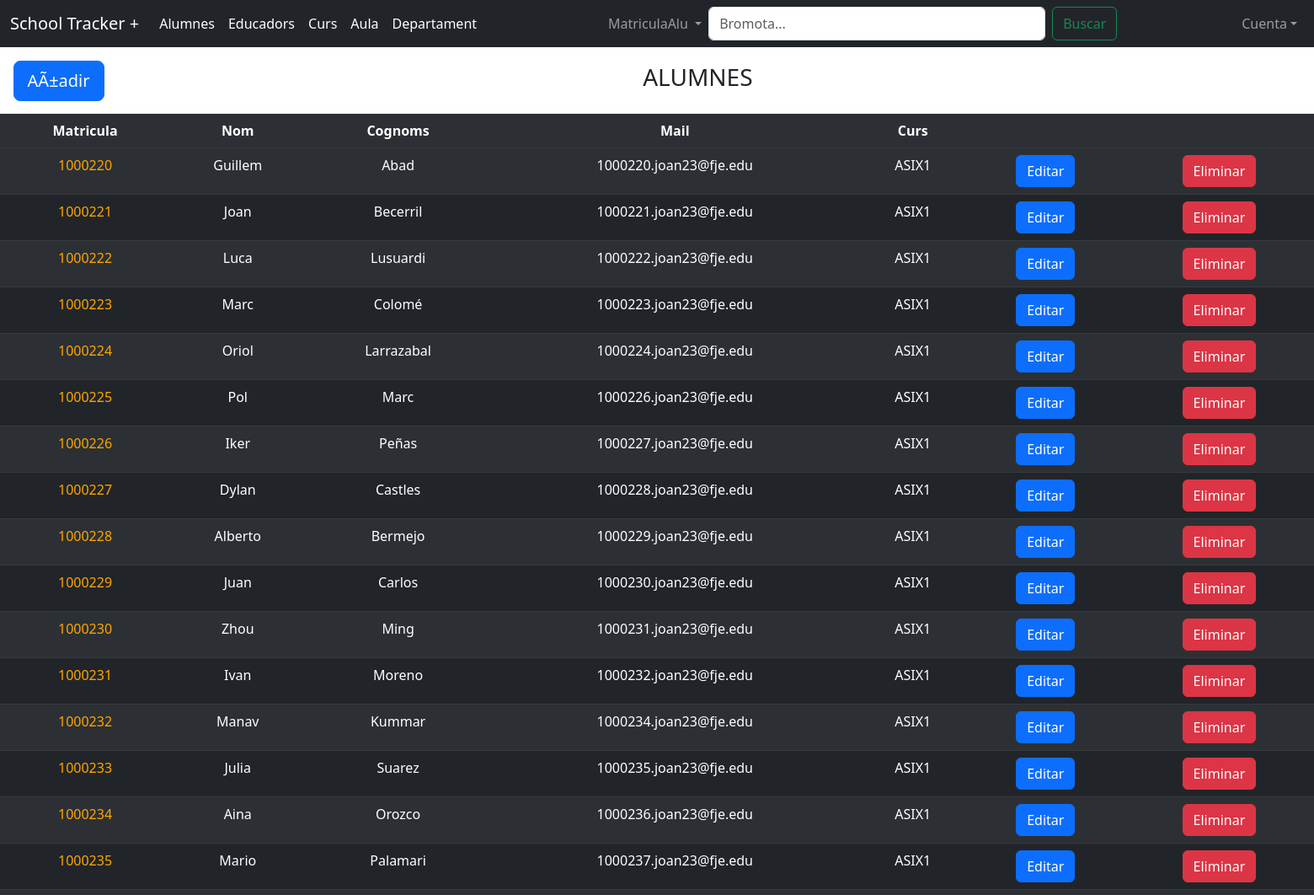
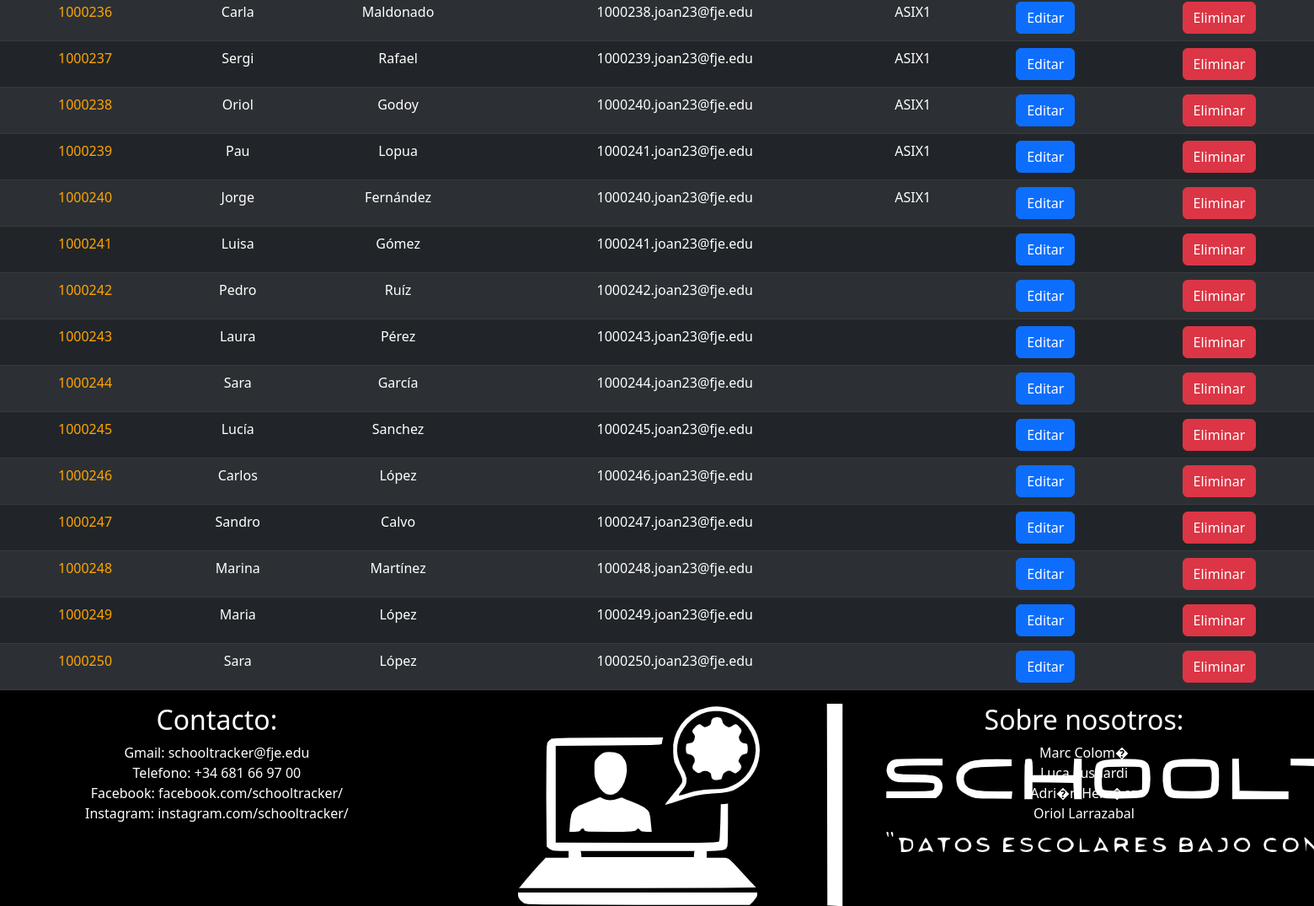
/ (signed in), run on the app's committed database (2 pictures, top to bottom).
### tables this page shows
CREATE TABLE `alumne` (
  `MatriculaAlu` INT(11) NOT NULL PRIMARY KEY AUTO_INCREMENT,
  `NomAlu` VARCHAR(25) NULL,
  `CognomsAlu` VARCHAR(45) NULL,
  `ImatgeAlu` VARCHAR(100) NULL,
  `TelfAlu` VARCHAR(9) NULL,
  `DireccioAlu` VARCHAR(100) NULL,
  `CPAlu` VARCHAR(8) NULL,
  `PwdAlu` VARCHAR(20) NULL,
  `GenereAlu` VARCHAR(1) NULL,
  `NomTutor1Alu` VARCHAR(45) NULL,
  `NomTutor2Alu` VARCHAR(45) NULL,
  `CognomTutor1Alu` VARCHAR(45) NULL,
  `CognomTutor2Alu` VARCHAR(45) NULL,
  `TelfTutor1Alu` VARCHAR(9) NULL,
  `TelfTutor2Alu` VARCHAR(9) NULL,
  `MailAlu` VARCHAR(45) NULL
);

### alumne/alumne.php (the view, shortened to what this page needs)
<table class="TablaAlu table table-dark table-striped table-hover">
    <div style="display: flex; align-items: center;width:100%; text-align:center">
        <a style="margin-right: 1vw;margin: 1vw" href="./alumne/formAltaAlu.php" class="btn btn-primary btn-lg">AÃ±adir</a><h3 style="text-align: center;margin-left: 40vw">ALUMNES</h3>
    </div>
    <thead">
        <tr>
        <th>Matricula</th>
        <th>Nom</th>
        <th>Cognoms</th>
        <th>Mail</th>
        <th>Curs</th>
        <th></th>
        <th></th>
        </tr>
    <tbody>
        <?php
        $query = "SELECT DISTINCT alumne.*, curs.NomCurs AS NomCurs FROM alumne
        LEFT JOIN nota ON nota.MatriculaAluNota = alumne.MatriculaAlu
        LEFT JOIN curs ON curs.IdCurs = nota.IdCursNota
        WHERE {$_GET['filtro']} LIKE ?";
        $stmt = $mysqli->prepare($query);
        $bromota = '%' . $_POST['bromota'] . '%';
        $stmt->bind_param("s", $bromota);
        $stmt->execute();
        $resultado = $stmt->get_result();
        if ($resultado->num_rows > 0) {
        while($row = $resultado->fetch_array()) {
            $fila = "<td><a style='color:orange; text-decoration:none' href='./alumne/personalAlu.php?id=" . $row["MatriculaAlu"] . "'>" . $row["MatriculaAlu"] . "</td></a>";
            $fila=$fila."<td>" . $row["NomAlu"] . "</td>";
            $fila=$fila."<td>" . $row["CognomsAlu"] . "</td>";
            $fila=$fila."<td>" . $row["MailAlu"] . "</td>";
            $fila=$fila."<td>" . $row["NomCurs"] . "</td>";
            $fila=$fila."<td><a href='./alumne/formEditaAlu.php?id=".$row["MatriculaAlu"]."' class='btn btn-primary btn-md'>Editar</a></td>";
            $fila=$fila."<td><a href='./alumne/eliminarAlu.php?Id=".$row["MatriculaAlu"]."' class='btn btn-danger btn-'>Eliminar</a></td></tr>";
            echo $fila;
            }
        }
        ?>
    </tbody>
</table>

### header.php (shortened to what this page needs)
<!DOCTYPE html>
<html lang="en">
<head>
    <link href="https://cdn.jsdelivr.net/npm/bootstrap@5.3.0-alpha2/dist/css/bootstrap.min.css" rel="stylesheet">
</head>
<body>

### navbar.php (shortened to what this page needs)
<nav class="navbar navbar-dark navbar-expand-lg sticky-top bg-dark">
    <div class="container-fluid">
        <a class="navbar-brand" href="#">School Tracker +</a>
        <div class="collapse navbar-collapse" id="navbarScroll">
            <ul class="navbar-nav me-auto my-2 my-lg-0 navbar-nav-scroll" style="--bs-scroll-height: 100px;">
                <li class="nav-item">
                    <a class="nav-link active" aria-current="page" href="?tabla=alumne">Alumnes</a>
                </li>
                <li class="nav-item">
                    <a class="nav-link active" aria-current="page" href="?tabla=educador">Educadors</a>
                </li>
                <li class="nav-item">
                    <a class="nav-link active" aria-current="page" href="?tabla=curs">Curs</a>
                </li>
                <li class="nav-item">
                    <a class="nav-link active" aria-current="page" href="?tabla=aula">Aula</a>
                </li>
                <li class="nav-item">
                    <a class="nav-link active" aria-current="page" href="?tabla=departament">Departament</a>
                </li>
            </ul>
            <form class="d-flex justify-content-center navbar-dark" role="search" method="POST">
                <ul class="navbar-nav me-auto my-2 my-lg-0 navbar-nav-scroll" style="--bs-scroll-height: 100px;">
                    <li class="nav-item dropdown">
                        <a class="nav-link dropdown-toggle" href="#" role="button" data-bs-toggle="dropdown" aria-expanded="false">
                            <?php
                            if (isset($_GET['filtro'])) {
                                echo $_GET['filtro'];
                            } else {
                                echo "Filtro";
                            }
                            ?>
                        </a>
                    </li>
                </ul>
                <input class="form-control me-2" type="search" placeholder="Bromota..." aria-label="Search" name="bromota" value="<?php echo isset($_POST['bromota']) ? $_POST['bromota'] : ''; ?>">
                <button class="btn btn-outline-success" type="submit">Buscar</button>
            </form>
            <ul class="navbar-nav ms-auto justify-content-end">
                <li class="nav-item dropdown">
                    <a class="nav-link dropdown-toggle" href="#" role="button" data-bs-toggle="dropdown" aria-expanded="false">Cuenta</a>
                </li>
            </ul>
        </div>
    </div>
</nav>

### index.php (shortened to what this page needs)
<?php
include_once "header.php";
include_once "conexion.php";
include_once "navbar.php";
if ($_GET['tabla'] == 'alumne') {
    include_once "alumne/alumne.php";
}
include_once "footer.php";
?>
</body>
</html>

### footer.php (shortened to what this page needs)
<footer style="background-color:black; color:white" class="text-align-center; display: flex">
    <div style="display:flex">
<div class="column">
<h2>Contacto:</h2>
    <ul>
    <li>Gmail: schooltracker@fje.edu</li>
    <li>Telefono: +34 681 66 97 00</li>
    <li>Facebook: facebook.com/schooltracker/</li>
    <li>Instagram: instagram.com/schooltracker/</li>
    </ul>
</div>
<div class="column">
    <img src="img/logo.png"/>
</div>
<div class="column">
<h2>Sobre nosotros:</h2>
    <ul>
    <li>Marc Colom�</li>
    <li>Luca Lusuardi</li>
    <li>Adri�n Herr�ez</li>
    <li>Oriol Larrazabal</li>
    </ul>
</div>
    </div>
</footer>

### header.php (style rules this page uses)
.table { text-align: center; margin-bottom: 0; }

### alumne/alumne.php (style rules this page uses)
footer { bottom:0; width:100% }
.form-control { width:50vh }

### footer.php (style rules this page uses)
.column { width:33%; text-align:center; }
ul { list-style:none; padding:0; margin-bottom:1vw; }
h2 { margin-top:1vw }
img { margin-top:1vw }

### data on the page
alumne: MatriculaAlu "1000220", NomAlu "Guillem", CognomsAlu "Abad", MailAlu "1000220.joan23@fje.edu", NomCurs "ASIX1"
alumne: MatriculaAlu "1000221", NomAlu "Joan", CognomsAlu "Becerril", MailAlu "1000221.joan23@fje.edu", NomCurs "ASIX1"
alumne: MatriculaAlu "1000222", NomAlu "Luca", CognomsAlu "Lusuardi", MailAlu "1000222.joan23@fje.edu", NomCurs "ASIX1"
alumne: MatriculaAlu "1000223", NomAlu "Marc", CognomsAlu "Colomé", MailAlu "1000223.joan23@fje.edu", NomCurs "ASIX1"
alumne: MatriculaAlu "1000224", NomAlu "Oriol", CognomsAlu "Larrazabal", MailAlu "1000224.joan23@fje.edu", NomCurs "ASIX1"
alumne: MatriculaAlu "1000225", NomAlu "Pol", CognomsAlu "Marc", MailAlu "1000226.joan23@fje.edu", NomCurs "ASIX1"
alumne: MatriculaAlu "1000226", NomAlu "Iker", CognomsAlu "Peñas", MailAlu "1000227.joan23@fje.edu", NomCurs "ASIX1"
alumne: MatriculaAlu "1000227", NomAlu "Dylan", CognomsAlu "Castles", MailAlu "1000228.joan23@fje.edu", NomCurs "ASIX1"
alumne: MatriculaAlu "1000228", NomAlu "Alberto", CognomsAlu "Bermejo", MailAlu "1000229.joan23@fje.edu", NomCurs "ASIX1"
alumne: MatriculaAlu "1000229", NomAlu "Juan", CognomsAlu "Carlos", MailAlu "1000230.joan23@fje.edu", NomCurs "ASIX1"
alumne: MatriculaAlu "1000230", NomAlu "Zhou", CognomsAlu "Ming", MailAlu "1000231.joan23@fje.edu", NomCurs "ASIX1"
alumne: MatriculaAlu "1000231", NomAlu "Ivan", CognomsAlu "Moreno", MailAlu "1000232.joan23@fje.edu", NomCurs "ASIX1"
alumne: MatriculaAlu "1000232", NomAlu "Manav", CognomsAlu "Kummar", MailAlu "1000234.joan23@fje.edu", NomCurs "ASIX1"
alumne: MatriculaAlu "1000233", NomAlu "Julia", CognomsAlu "Suarez", MailAlu "1000235.joan23@fje.edu", NomCurs "ASIX1"
alumne: MatriculaAlu "1000234", NomAlu "Aina", CognomsAlu "Orozco", MailAlu "1000236.joan23@fje.edu", NomCurs "ASIX1"
alumne: MatriculaAlu "1000235", NomAlu "Mario", CognomsAlu "Palamari", MailAlu "1000237.joan23@fje.edu", NomCurs "ASIX1"
alumne: MatriculaAlu "1000236", NomAlu "Carla", CognomsAlu "Maldonado", MailAlu "1000238.joan23@fje.edu", NomCurs "ASIX1"
alumne: MatriculaAlu "1000237", NomAlu "Sergi", CognomsAlu "Rafael", MailAlu "1000239.joan23@fje.edu", NomCurs "ASIX1"
alumne: MatriculaAlu "1000238", NomAlu "Oriol", CognomsAlu "Godoy", MailAlu "1000240.joan23@fje.edu", NomCurs "ASIX1"
alumne: MatriculaAlu "1000239", NomAlu "Pau", CognomsAlu "Lopua", MailAlu "1000241.joan23@fje.edu", NomCurs "ASIX1"
alumne: MatriculaAlu "1000240", NomAlu "Jorge", CognomsAlu "Fernández", MailAlu "1000240.joan23@fje.edu", NomCurs "ASIX1"
alumne: MatriculaAlu "1000241", NomAlu "Luisa", CognomsAlu "Gómez", MailAlu "1000241.joan23@fje.edu"
alumne: MatriculaAlu "1000242", NomAlu "Pedro", CognomsAlu "Ruíz", MailAlu "1000242.joan23@fje.edu"
alumne: MatriculaAlu "1000243", NomAlu "Laura", CognomsAlu "Pérez", MailAlu "1000243.joan23@fje.edu"
alumne: MatriculaAlu "1000244", NomAlu "Sara", CognomsAlu "García", MailAlu "1000244.joan23@fje.edu"
alumne: MatriculaAlu "1000245", NomAlu "Lucía", CognomsAlu "Sanchez", MailAlu "1000245.joan23@fje.edu"
alumne: MatriculaAlu "1000246", NomAlu "Carlos", CognomsAlu "López", MailAlu "1000246.joan23@fje.edu"
alumne: MatriculaAlu "1000247", NomAlu "Sandro", CognomsAlu "Calvo", MailAlu "1000247.joan23@fje.edu"
alumne: MatriculaAlu "1000248", NomAlu "Marina", CognomsAlu "Martínez", MailAlu "1000248.joan23@fje.edu"
alumne: MatriculaAlu "1000249", NomAlu "Maria", CognomsAlu "López", MailAlu "1000249.joan23@fje.edu"
alumne: MatriculaAlu "1000250", NomAlu "Sara", CognomsAlu "López", MailAlu "1000250.joan23@fje.edu"

### other printed values
$_GET['filtro'] "MatriculaAlu"
